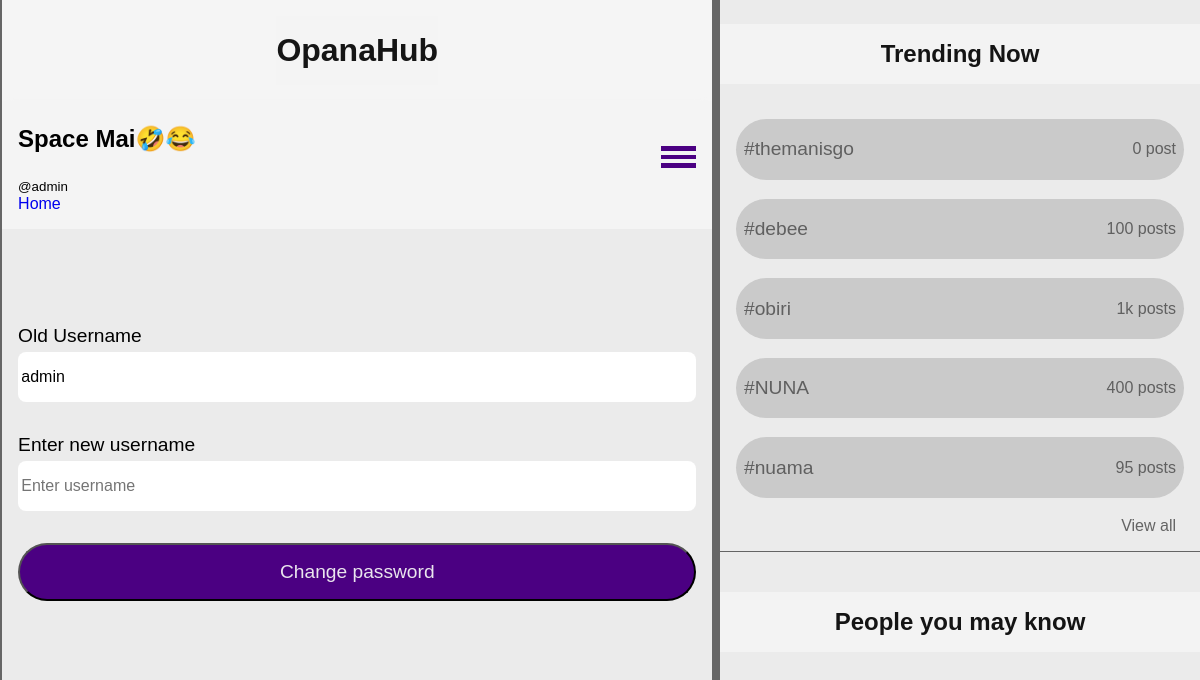
Screenshot of /changeusername (signed in) with the database file from the repository.
### opanahub/models.py (models this page shows, shortened)
class Profile(models.Model):
    user = models.OneToOneField(User, on_delete=models.CASCADE)
    back_img = models.ImageField(upload_to="back_images", default="thin.jpg")
    profile_img = models.ImageField(upload_to="profile_images", default="blank.webp")
    location = models.CharField(max_length=400, blank=True)
    job = models.CharField(max_length=400, blank=True)
    bio = models.TextField(blank=True)
    display_name = models.CharField(max_length=50, blank=True)
    web = models.URLField(blank=True)
    follw = models.IntegerField(default=0)
    follwing = models.IntegerField(default=0)
    class Meta:
        verbose_name_plural = 'Profile'

### opanahub/views.py (the view, shortened to what this page needs)
# urls.py: path('changeusername', views.changeusername, name="changeusername"),
@login_required(login_url=index)
def changeusername(request):
    userobj = User.objects.get(username=request.user)
    profile =  Profile.objects.get(user=userobj)
    context = {
        'profile': profile,
    }
    return render(request, "changeusername.html", context)

### template/changeusername.html (shortened to what this page needs)
{% load static %}
<!DOCTYPE html>
<html lang="en">
<head>
    <link rel="stylesheet" href="{% static 'css/seting.css' %}">
    <link rel="stylesheet" href="https://cdnjs.cloudflare.com/ajax/libs/font-awesome/6.2.1/css/all.min.css">
</head>
<body>
    <div class="container">
        <div class="center">
            <div class="yie">
                <div class="head">OpanaHub</div>
            </div>
           <div class="search">
                <div class="covv">
                    {% if profile.display_name %}
                    <p class="ttt">{{profile.display_name}}</p>
                    {% endif %}
                    <small>@{{profile.user}}</small><br>
                    <a href="/frontpage">Home</a>
                </div>
                <div class="lis">
                    <div class="toggler" onclick="Drop()">
                        <div class="line"></div>
                        <div class="line"></div>
                        <div class="line"></div>
                    </div>
                </div>
           </div>
           <div class="formm">
                <form action="" method="POST">
                    <div class="writes">
                        <div class="cov">
                            <div class="ins">
                                <label for="">Old Username</label>
                                <input type="text" name="new" value="{{profile.user}}" placeholder="">
                            </div>
                            <div class="ins">
                                <label for="">Enter new username</label>
                                <input type="text" name="username" placeholder="Enter username">
                            </div>
                        </div>
                        <button type="submit" class="btn">Change password</button>
                    </div>
                </form>
           </div>
        </div>
        <div class="left">
            <div class="trendcont">
                <p class="head">Trending Now</p>
                <a href="#" class="trends">
                    <p>#themanisgo</p>
                    <small>0 post</small>
                </a>
                <a href="#" class="trends">
                    <p>#debee</p>
                    <small>100 posts</small>
                </a>
                <a href="#" class="trends">
                    <p>#obiri</p>
                    <small>1k posts</small>
                </a>
                <a href="#" class="trends">
                    <p>#NUNA</p>
                    <small>400 posts</small>
                </a>
                <a href="#" class="trends">
                    <p>#nuama</p>
                    <small>95 posts</small>
                </a>
                <div class="views">
                    <a href="#">View all</a>
                </div>
            </div>
            <div class="people">
                <p class="head">People you may know</p>
            </div>
        </div>
    </div>
</body>
</html>

### static/css/seting.css (style rules this page uses)
* { box-sizing: border-box; text-decoration: none; outline: 0; font-family: "Trebuchet MS", Helvetica, sans-serif; scroll-behavior: smooth; }
:root { --accent-color: rgba(245, 245, 245, 0.932); --bg-color: rgba(82, 82, 82, 0.884); --text-color: rgba(2, 2, 2, 0.925); --text-hover-color: rgba(65, 65, 65, 0.733); --btn-color: rgb(75, 0, 130); --btn-hover-color: rgba(76, 4, 128, 0.829); --warning-color: rgb(230, 10, 10); --lost-color: rgba(168, 168, 168, 0.493); }
body { background: var(--bg-color); }
.container { display: flex; justify-content: center; margin-top: -.5rem; }
.center { position: relative; margin-left: 7%; width: 35rem; height: 99.2vh; overflow-y: scroll; background: var(--accent-color); }
.search { position: sticky; top: 0%; width: 35rem; background: var(--accent-color); padding: 1rem; backdrop-filter: blur(8px); z-index: 100; }
.ttt { text-align: center; font-size: 1.5rem; font-weight: 900; }
.views { margin-top: .5rem; text-align: end; padding: 0 1.5rem; margin-bottom: 1rem; }
.views a { color: var(--bg-color); transition: .4s; }
.formm { position: relative; }
.formm form, .profile { position: relative; }
.writes { margin-top: 1rem; margin-bottom: 1rem; width: 100%; padding: 1rem; }
.cov { margin-top: 4rem; }
.ins { display: flex; flex-direction: column; margin: 2rem 0; gap: .3rem; }
.ins label { font-size: 1.2rem; }
.ins input { padding: 1rem .2rem; border: 0; border-radius: .5rem; font-size: 1rem; }
.btn { width: 100%; padding: 1rem .2rem; background: var(--btn-color); color: var(--accent-color); font-size: 1.2rem; border-radius: 2rem; cursor: pointer; }
.left { width: 25rem; right: 11%; position: fixed; height: 60rem; background: var(--accent-color); overflow-y: scroll; }
.head { text-align: center; font-size: 1.5rem; color: var(--text-color); font-weight: 600; padding: 1rem 0; background: var(--accent-color); }
.trendcont { display: flex; flex-direction: column; gap: .2rem; border-bottom: .1rem solid var(--bg-color); }
.trendcont .trends { display: flex; align-items: center; justify-content: space-between; background: var(--lost-color); padding: 0 .5rem; color: var(--bg-color); font-size: 1.2rem; border-radius: 5rem; transition: .4s; margin: .5rem 1rem; }
.people { display: flex; flex-direction: column; gap: .2rem; margin-top: 1rem; }
.pana, nav, .lis, .yie { display: none; }
@media (max-width:1850px) { .container { display: flex; justify-content: center; width: 100%; position: relative; } }
@media (max-width:1850px) { .center { position: relative; margin-right: 7%; width: 40%; height: 99.2vh; overflow-y: scroll; background: var(--accent-color); } }
@media (max-width:1850px) { .left { width: 25%; right: 5%; position: fixed; background: var(--accent-color); } }
@media (max-width:1850px) { .search { position: sticky; top: 0%; width: 35rem; background: var(--accent-color); padding: 1rem; backdrop-filter: blur(8px); z-index: 100; } }
@media (max-width:1350px) { .container { display: flex; justify-content: center; width: 100%; position: relative; } }
@media (max-width:1350px) { .left { width: 40%; right: 0%; position: fixed; background: var(--accent-color); } }
@media (max-width:1350px) { .center { position: relative; left: -24%; width: 60%; margin-right: 0%; height: 99.2vh; overflow-y: scroll; background: var(--accent-color); } }
@media (max-width:1350px) { .search { position: sticky; display: flex; align-items: center; gap: 1rem; justify-content: space-between; top: 0%; width: 100%; background: var(--accent-color); padding: 1rem; backdrop-filter: blur(8px); z-index: 100; } }
@media (max-width:1350px) { .yie { display: flex; text-align: center; justify-content: center; color: var(--text-color); position: sticky; top: 0%; padding: 1rem 0; background: whitesmoke; margin-top: -1rem; } }
@media (max-width:1350px) { .yie .head { text-align: center; font-size: 2rem; font-weight: 900; z-index: 0; } }
@media (max-width:1350px) { .lis { display: flex; align-items: center; gap: 1rem; } }
@media (max-width:1350px) { .lis .toggler { display: flex; gap: .23rem; flex-direction: column; cursor: pointer; } }
@media (max-width:1350px) { .toggler .line { background: var(--btn-color); height: .3rem; width: 2.2rem; } }

### rows the page displays
Profile: display_name "Space Mai🤣😂", user "admin", new "admin"
